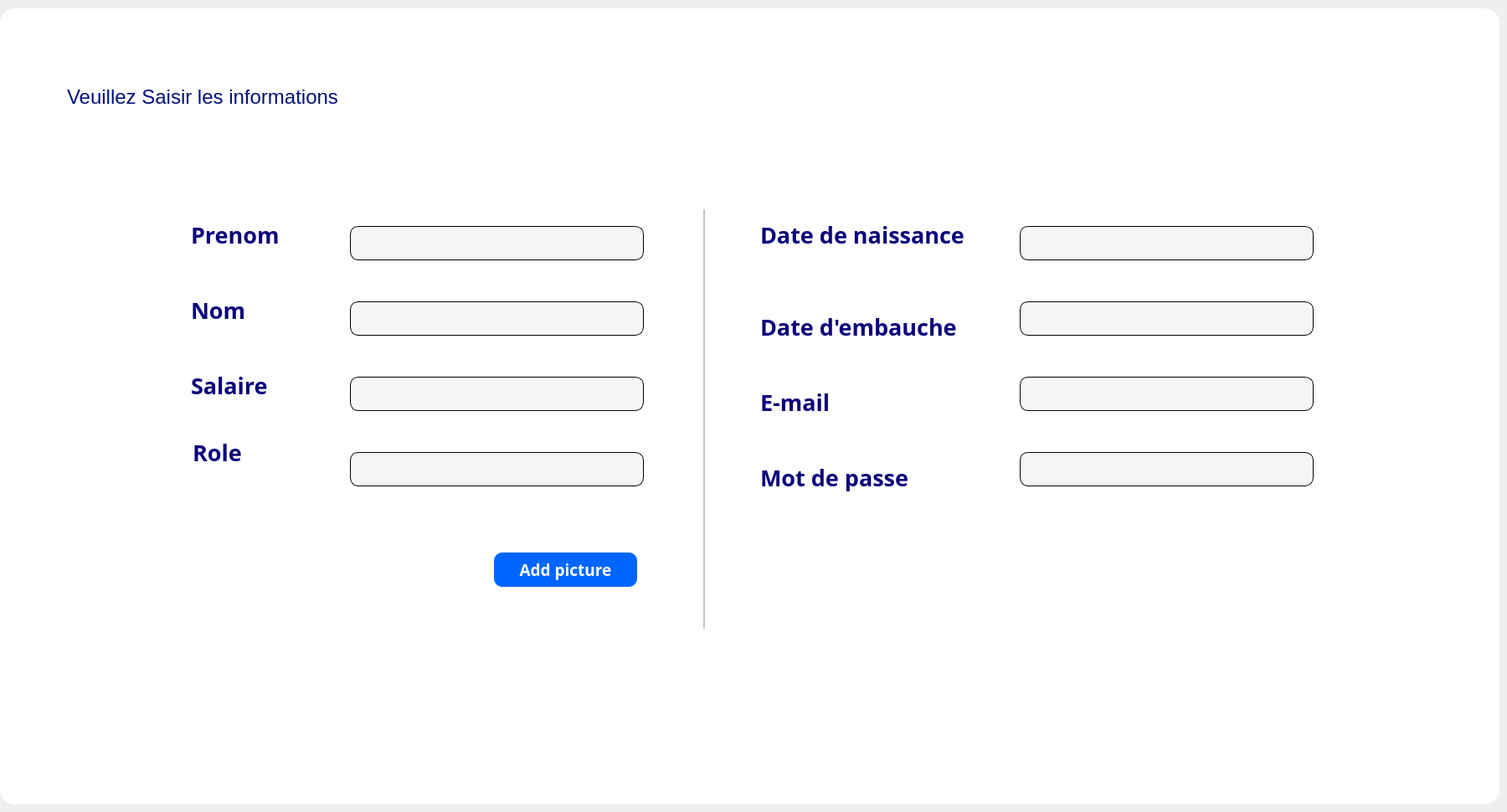
      <widget class="QWidget" name="tab_ajouter_6">
       <attribute name="icon">
        <iconset resource="D:/volve/untitled22/res.qrc">
         <normaloff>:/icon/icons/icons8-add-new-100.png</normaloff>:/icon/icons/icons8-add-new-100.png</iconset>
       </attribute>
       <attribute name="title">
        <string>Ajouter</string>
       </attribute>
       <widget class="QFrame" name="frame_26">
        <property name="geometry">
         <rect>
          <x>0</x>
          <y>10</y>
          <width>1791</width>
          <height>951</height>
         </rect>
        </property>
        <property name="styleSheet">
         <string notr="true">border-radius:18px;
background:white;
</string>
        </property>
        <property name="frameShape">
         <enum>QFrame::StyledPanel</enum>
        </property>
        <property name="frameShadow">
         <enum>QFrame::Raised</enum>
        </property>
        <widget class="QLabel" name="label_vs_16">
         <property name="geometry">
          <rect>
           <x>80</x>
           <y>90</y>
           <width>501</width>
           <height>31</height>
          </rect>
         </property>
         <property name="font">
          <font>
           <pointsize>18</pointsize>
          </font>
         </property>
         <property name="styleSheet">
          <string notr="true">color: r;
color: rgb(0, 18, 122);</string>
         </property>
         <property name="text">
          <string>Veuillez Saisir les informations</string>
         </property>
        </widget>
        <widget class="QLineEdit" name="le_salaire_11">
         <property name="geometry">
          <rect>
           <x>418</x>
           <y>440</y>
           <width>351</width>
           <height>41</height>
          </rect>
         </property>
         <property name="styleSheet">
          <string notr="true">border-radius: 10px;
background: #F5F5F5;
border: 1px solid #000000;
padding-bottom:7px;</string>
         </property>
        </widget>
        <widget class="QPushButton" name="pb_add_p_11">
         <property name="geometry">
          <rect>
           <x>590</x>
           <y>650</y>
           <width>171</width>
           <height>41</height>
          </rect>
         </property>
         <property name="font">
          <font>
           <family>Yu Gothic UI Semibold</family>
           <pointsize>14</pointsize>
           <weight>75</weight>
           <bold>true</bold>
          </font>
         </property>
         <property name="styleSheet">
          <string notr="true">QPushButton {
background:rgb(0, 102, 255);
color:white;
border-radius: 10px;
}

QPushButton::hover
{
background:rgb(0, 51, 162);
color:white;
border-radius: 10px;

}</string>
         </property>
         <property name="text">
          <string>Add picture</string>
         </property>
        </widget>
        <widget class="QLabel" name="lab_mdb_11">
         <property name="geometry">
          <rect>
           <x>908</x>
           <y>530</y>
           <width>181</width>
           <height>61</height>
          </rect>
         </property>
         <property name="font">
          <font>
           <family>Yu Gothic UI Semibold</family>
           <pointsize>20</pointsize>
           <weight>75</weight>
           <bold>true</bold>
          </font>
         </property>
         <property name="styleSheet">
          <string notr="true">color: rgb(10, 0, 122);</string>
         </property>
         <property name="text">
          <string>Mot de passe</string>
         </property>
        </widget>
        <widget class="QLabel" name="lab_email_11">
         <property name="geometry">
          <rect>
           <x>908</x>
           <y>440</y>
           <width>151</width>
           <height>61</height>
          </rect>
         </property>
         <property name="font">
          <font>
           <family>Yu Gothic UI Semibold</family>
           <pointsize>20</pointsize>
           <weight>75</weight>
           <bold>true</bold>
          </font>
         </property>
         <property name="styleSheet">
          <string notr="true">color: rgb(10, 0, 122);</string>
         </property>
         <property name="text">
          <string>E-mail</string>
         </property>
        </widget>
        <widget class="QLineEdit" name="le_emb_11">
         <property name="geometry">
          <rect>
           <x>1218</x>
           <y>350</y>
           <width>351</width>
           <height>41</height>
          </rect>
         </property>
         <property name="styleSheet">
          <string notr="true">border-radius: 10px;
background: #F5F5F5;
border: 1px solid #000000;
padding-bottom:7px;</string>
         </property>
        </widget>
        <widget class="QLabel" name="lab_dn_11">
         <property name="geometry">
          <rect>
           <x>908</x>
           <y>240</y>
           <width>281</width>
           <height>61</height>
          </rect>
         </property>
         <property name="font">
          <font>
           <family>Yu Gothic UI Semibold</family>
           <pointsize>20</pointsize>
           <weight>75</weight>
           <bold>true</bold>
          </font>
         </property>
         <property name="styleSheet">
          <string notr="true">color: rgb(10, 0, 122);</string>
         </property>
         <property name="text">
          <string>Date de naissance</string>
         </property>
        </widget>
        <widget class="QLineEdit" name="le_nom_11">
         <property name="geometry">
          <rect>
           <x>418</x>
           <y>350</y>
           <width>351</width>
           <height>41</height>
          </rect>
         </property>
         <property name="styleSheet">
          <string notr="true">border-radius: 10px;
background: #F5F5F5;
border: 1px solid #000000;
padding-bottom:7px;</string>
         </property>
        </widget>
        <widget class="QLabel" name="profilePictureLabel_11">
         <property name="geometry">
          <rect>
           <x>250</x>
           <y>630</y>
           <width>171</width>
           <height>131</height>
          </rect>
         </property>
         <property name="text">
          <string/>
         </property>
        </widget>
        <widget class="QLineEdit" name="le_role_11">
         <property name="geometry">
          <rect>
           <x>418</x>
           <y>530</y>
           <width>351</width>
           <height>41</height>
          </rect>
         </property>
         <property name="styleSheet">
          <string notr="true">border-radius: 10px;
background: #F5F5F5;
border: 1px solid #000000;
padding-bottom:7px;</string>
         </property>
        </widget>
        <widget class="QLineEdit" name="lineEdit_17">
         <property name="geometry">
          <rect>
           <x>1218</x>
           <y>530</y>
           <width>351</width>
           <height>41</height>
          </rect>
         </property>
         <property name="styleSheet">
          <string notr="true">border-radius: 10px;
background: #F5F5F5;
border: 1px solid #000000;
padding-bottom:7px;</string>
         </property>
        </widget>
        <widget class="QLabel" name="lab_sal_11">
         <property name="geometry">
          <rect>
           <x>228</x>
           <y>420</y>
           <width>151</width>
           <height>61</height>
          </rect>
         </property>
         <property name="font">
          <font>
           <family>Yu Gothic UI Semibold</family>
           <pointsize>20</pointsize>
           <weight>75</weight>
           <bold>true</bold>
          </font>
         </property>
         <property name="styleSheet">
          <string notr="true">color: rgb(10, 0, 122);</string>
         </property>
         <property name="text">
          <string>Salaire</string>
         </property>
        </widget>
        <widget class="QLineEdit" name="le_email_11">
         <property name="geometry">
          <rect>
           <x>1218</x>
           <y>440</y>
           <width>351</width>
           <height>41</height>
          </rect>
         </property>
         <property name="styleSheet">
          <string notr="true">border-radius: 10px;
background: #F5F5F5;
border: 1px solid #000000;
padding-bottom:7px;</string>
         </property>
        </widget>
        <widget class="QLabel" name="lab_nom_11">
         <property name="geometry">
          <rect>
           <x>228</x>
           <y>330</y>
           <width>161</width>
           <height>61</height>
          </rect>
         </property>
         <property name="font">
          <font>
           <family>Yu Gothic UI Semibold</family>
           <pointsize>20</pointsize>
           <weight>75</weight>
           <bold>true</bold>
          </font>
         </property>
         <property name="styleSheet">
          <string notr="true">color: rgb(10, 0, 122);</string>
         </property>
         <property name="text">
          <string>Nom</string>
         </property>
        </widget>
        <widget class="QLabel" name="lab_pr_11">
         <property name="geometry">
          <rect>
           <x>228</x>
           <y>240</y>
           <width>261</width>
           <height>61</height>
          </rect>
         </property>
         <property name="font">
          <font>
           <family>Yu Gothic UI Semibold</family>
           <pointsize>20</pointsize>
           <weight>75</weight>
           <bold>true</bold>
          </font>
         </property>
         <property name="styleSheet">
          <string notr="true">color: rgb(10, 0, 122);</string>
         </property>
         <property name="text">
          <string>Prenom</string>
         </property>
        </widget>
        <widget class="QLineEdit" name="le_prenom_11">
         <property name="geometry">
          <rect>
           <x>418</x>
           <y>260</y>
           <width>351</width>
           <height>41</height>
          </rect>
         </property>
         <property name="styleSheet">
          <string notr="true">border-radius: 10px;
background: #F5F5F5;
border: 1px solid #000000;
padding-bottom:7px;</string>
         </property>
         <property name="inputMask">
          <string/>
         </property>
         <property name="text">
          <string/>
         </property>
        </widget>
        <widget class="QLineEdit" name="le_dn_11">
         <property name="geometry">
          <rect>
           <x>1218</x>
           <y>260</y>
           <width>351</width>
           <height>41</height>
          </rect>
         </property>
         <property name="styleSheet">
          <string notr="true">border-radius: 10px;
background: #F5F5F5;
border: 1px solid #000000;
padding-bottom:7px;</string>
         </property>
        </widget>
        <widget class="Line" name="line_16">
         <property name="geometry">
          <rect>
           <x>840</x>
           <y>240</y>
           <width>2</width>
           <height>501</height>
          </rect>
         </property>
         <property name="font">
          <font>
           <pointsize>2</pointsize>
          </font>
         </property>
         <property name="styleSheet">
          <string notr="true">background:rgb(197, 197, 197);</string>
         </property>
         <property name="orientation">
          <enum>Qt::Vertical</enum>
         </property>
        </widget>
        <widget class="QLabel" name="lab_role_11">
         <property name="geometry">
          <rect>
           <x>230</x>
           <y>510</y>
           <width>181</width>
           <height>41</height>
          </rect>
         </property>
         <property name="font">
          <font>
           <family>Yu Gothic UI Semibold</family>
           <pointsize>20</pointsize>
           <weight>75</weight>
           <bold>true</bold>
          </font>
         </property>
         <property name="styleSheet">
          <string notr="true">color: rgb(10, 0, 122);</string>
         </property>
         <property name="text">
          <string>Role</string>
         </property>
        </widget>
        <widget class="QLabel" name="lab_emb_11">
         <property name="geometry">
          <rect>
           <x>908</x>
           <y>350</y>
           <width>271</width>
           <height>61</height>
          </rect>
         </property>
         <property name="font">
          <font>
           <family>Yu Gothic UI Semibold</family>
           <pointsize>20</pointsize>
           <weight>75</weight>
           <bold>true</bold>
          </font>
         </property>
         <property name="styleSheet">
          <string notr="true">color: rgb(10, 0, 122);</string>
         </property>
         <property name="text">
          <string>Date d'embauche</string>
         </property>
        </widget>
       </widget>
      </widget>
